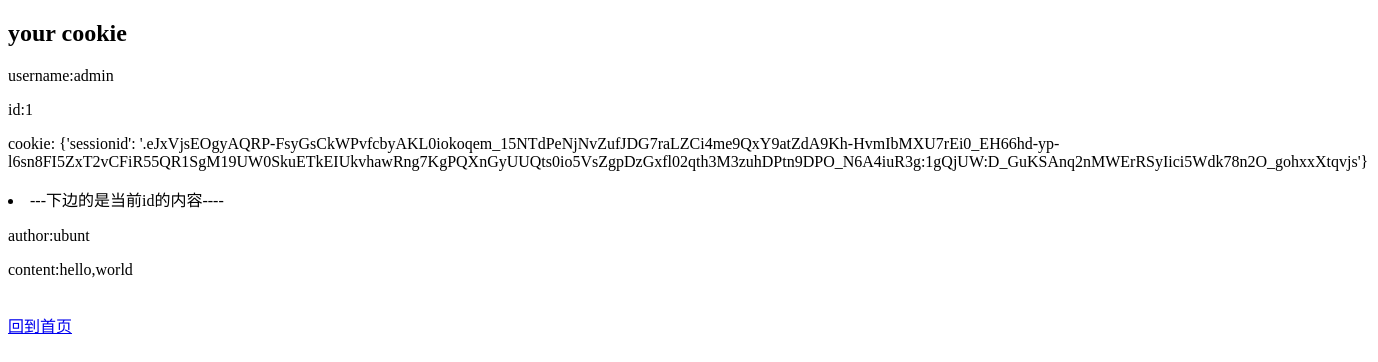
The app's page /comments/post/1 (signed in), older data.
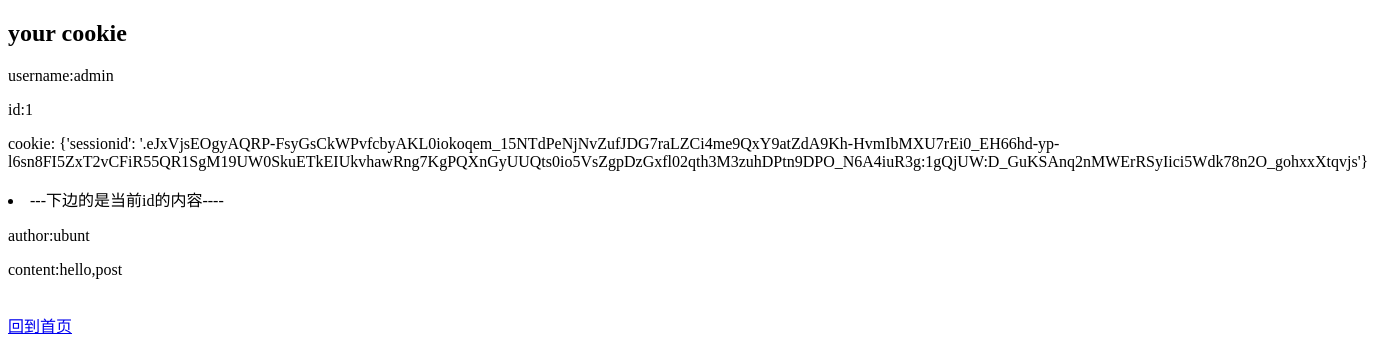
The same page, newer data.
### comments/models.py (models this page shows)
class Post(models.Model):
    id = models.IntegerField(primary_key=True)
    body = models.TextField()
    author = models.ForeignKey('User', on_delete=models.CASCADE)  # 默认关联到User的主键

class User(models.Model):
    username = models.CharField(max_length=20)
    id = models.IntegerField(primary_key=True)

### comments/views.py (the view)
# urls.py: path('post/<int:post_id>', views.post, name='post'),
def post(request, post_id):
    post = get_object_or_404(Post, id=post_id)
    return render(request, 'post.html', {'post': post})

### comments/templates/post.html (shortened to what this page needs)
<!DOCTYPE html>
<html lang="en">
<head>
</head>
<body>
<div>
    {% block content %}
    <h2>your cookie</h2>
    <p> username:{{request.session.username}}</p>
    <p> id:{{request.session.user_id}}</p>
    <p>cookie: {{request.COOKIES}}</p>
</div>
<div>
        <li>---下边的是当前id的内容----
            <p>author:{{post.author.username}}</p>
            <p>content:{{post.body}}</p>
        </li>
        <br/>
</div>
<div>
    <a href="/comments/index">回到首页</a>
</div>
{% endblock %}
</body>
</html>

Row changes from the older to the newer data that the page shows:
changed Post "ubunt": body "hello,world" → "hello,post"
